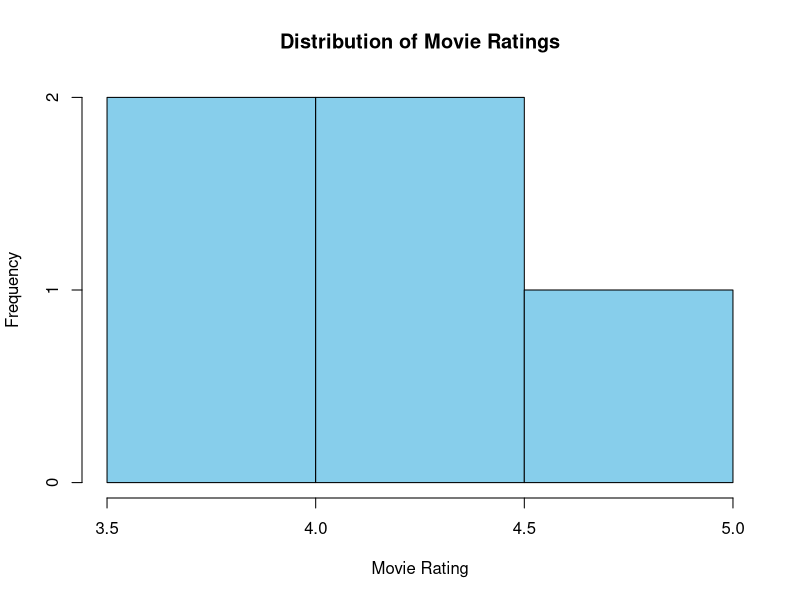
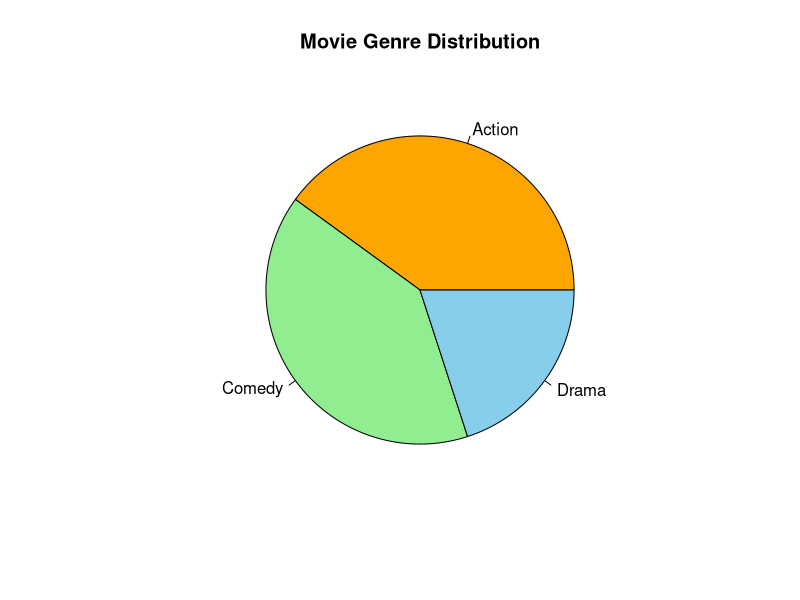
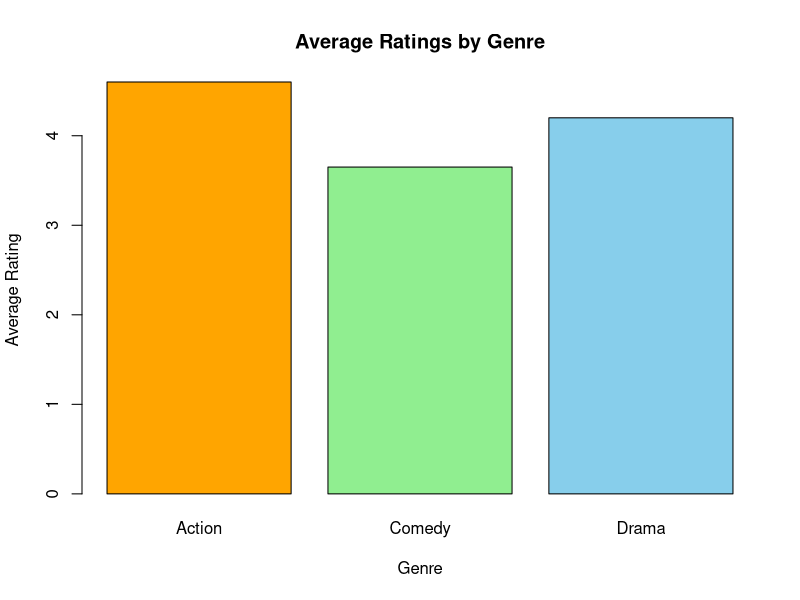
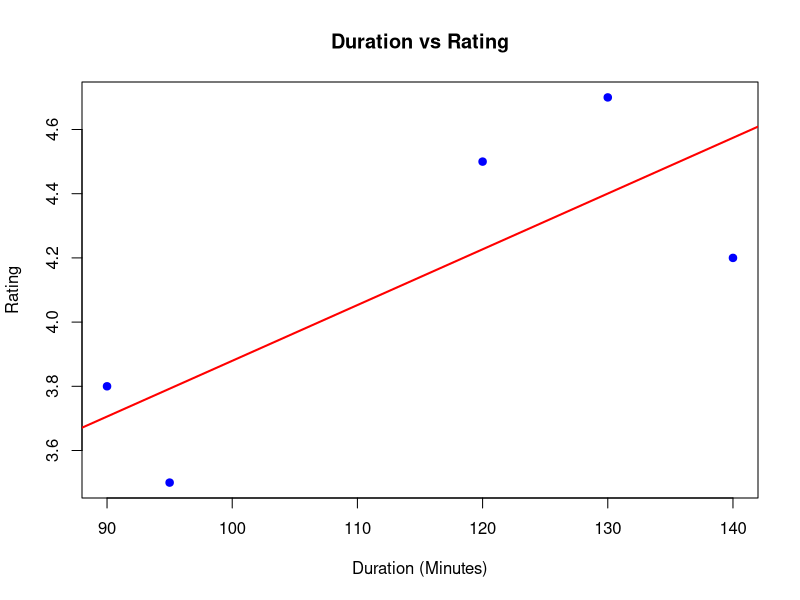

These figures' R source, in order:
Movie_ID <- c(1,2,3,4,5)

Genre <- c("Action",
           "Comedy",
           "Drama",
           "Action",
           "Comedy")

Rating <- c(4.5,3.8,4.2,4.7,3.5)

Duration <- c(120,90,140,130,95)

movie <- data.frame(
  Movie_ID,
  Genre,
  Rating,
  Duration
)

print(movie)

hist(movie$Rating,
     main="Distribution of Movie Ratings",
     xlab="Movie Rating",
     ylab="Frequency",
     col="skyblue",
     border="black")
genre_count <- table(movie$Genre)

pie(genre_count,
    main="Movie Genre Distribution",
    labels=names(genre_count),
    col=c("orange","lightgreen","skyblue"))
avg_rating <- aggregate(Rating ~ Genre,
                        data=movie,
                        mean)

barplot(avg_rating$Rating,
        names.arg=avg_rating$Genre,
        main="Average Ratings by Genre",
        xlab="Genre",
        ylab="Average Rating",
        col=c("orange","lightgreen","skyblue"),
        border="black")
plot(movie$Duration,
     movie$Rating,
     main="Duration vs Rating",
     xlab="Duration (Minutes)",
     ylab="Rating",
     pch=19,
     col="blue")

abline(lm(Rating ~ Duration,
          data=movie),
       col="red",
       lwd=2)
